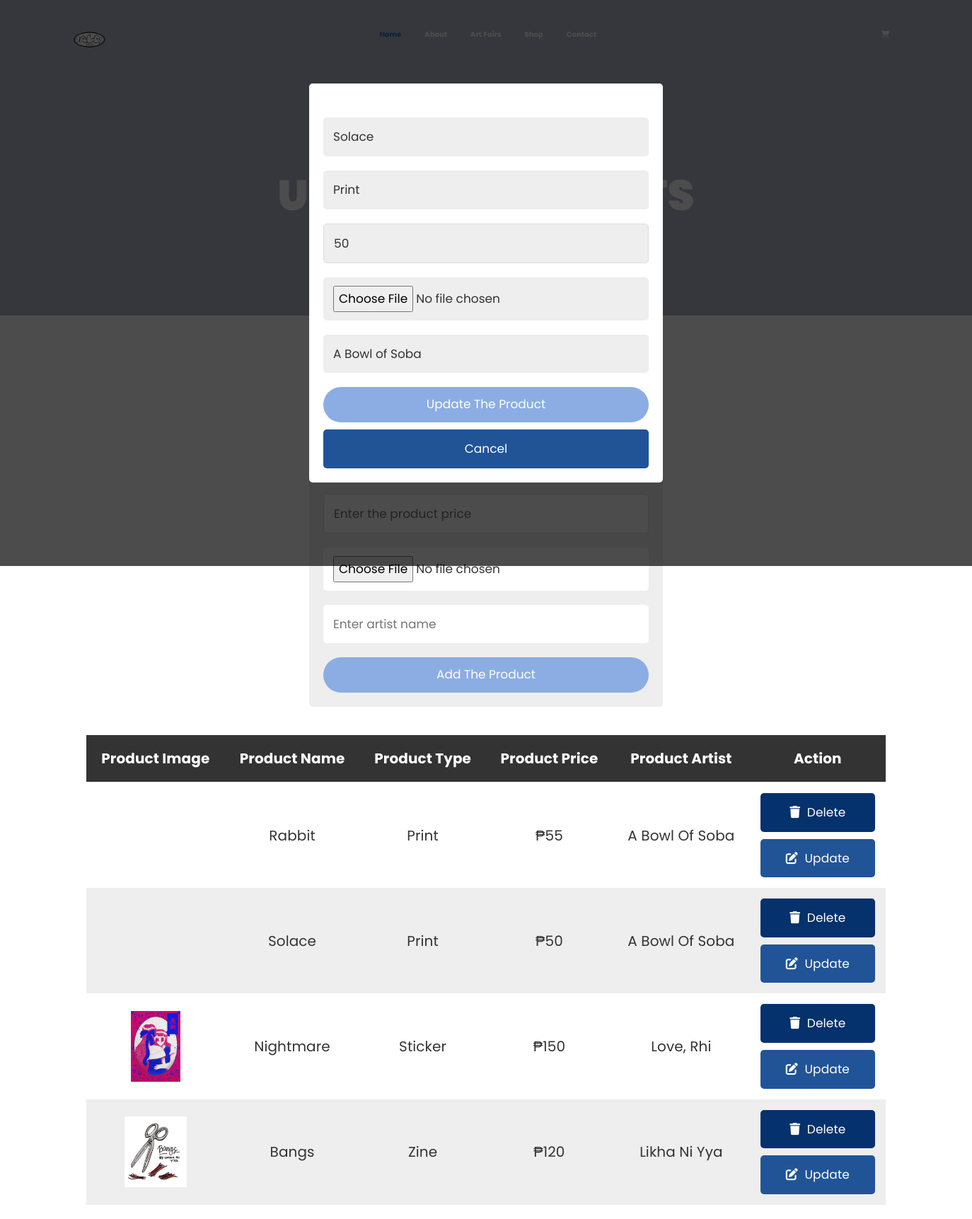
The page /admin.php?edit=15 on the database its author committed.
### tables this page shows
CREATE TABLE `products` (
  `id` int(255) NOT NULL,
  `product_name` varchar(255) NOT NULL,
  `product_type` varchar(255) DEFAULT NULL,
  `price` varchar(255) NOT NULL,
  `image` varchar(255) NOT NULL,
  `artist` varchar(255) DEFAULT NULL
);

### admin.php (the view, shortened to what this page needs)
<?php
@include 'config.php';
?>
<!DOCTYPE html>
<html lang="en">
<head>
	<link rel="stylesheet" href="https://cdn.jsdelivr.net/npm/bootstrap@4.3.1/dist/css/bootstrap.min.css">
	<link rel="stylesheet" href="assets/css/owl.carousel.css">
	<link rel="stylesheet" href="assets/css/magnific-popup.css">
	<link rel="stylesheet" href="assets/css/animate.css">
	<link rel="stylesheet" href="assets/css/meanmenu.min.css">
	<link rel="stylesheet" href="assets/css/main.css">
	<link rel="stylesheet" href="assets/css/responsive.css">
	<link rel="stylesheet" href="assets/css/lightbox/css/lightbox.min.css">
<link rel="stylesheet" href="assets/css/php.css">
</head>
<body>
	<div class="top-header-area" id="sticker">
		<div class="container">
			<div class="row">
				<div class="col-lg-12 col-sm-12 text-center">
					<div class="main-menu-wrap">
						<div class="site-logo">
							<a href="index.php">
								<img src="assets/images/logo.png" alt="">
							</a>
						</div>
						<nav class="main-menu">
							<ul>
								<li class="current-list-item"><a href="index.php">Home</a>
								</li>
								<li><a href="about.php">About</a></li>
								<li><a href="booths.php">Art Fairs</a>
								</li>
								<li><a href="shop.php">Shop</a></li>
								<li><a href="contact.php">Contact</a></li>
								<li>
									<div class="header-icons">
										<li><a class="shopping-cart" href="cart.php"><i class="fas fa-shopping-cart"></i></a>
									</div>
								</li>
							</ul>
						</nav>
					</div>
				</div>
			</div>
		</div>
	</div>
	<div class="breadcrumb-section breadcrumb-bg-about">
		<div class="container">
			<div class="row">
				<div class="col-lg-8 offset-lg-2 text-center">
					<div class="breadcrumb-text">
						<p>ADMIN ONLY</p>
						<h1>UPDATE PRODUCTS</h1>
					</div>
				</div>
			</div>
		</div>
	</div>
<div class="container">
    <section>
        <form action="" method="post" class="add-product-form" enctype="multipart/form-data">
            <h3>Add a New Product</h3>
            <input type="number" name="p_price" min="0" placeholder="Enter the product price" class="box" required>
            <input type="file" name="p_image" accept="image/png, image/jpg, image/jpeg" class="box" required>
            <input type="text" name="p_artist" placeholder="Enter artist name" class="box" required>
            <input type="submit" value="Add the product" name="add_product" class="btn">
        </form>
    </section>
<section class="display-product-table">
    <table>
        <thead>
            <th>Product Image</th>
            <th>Product Name</th>
            <th>Product Type</th>
            <th>Product Price</th>
            <th>Product Artist</th>
            <th>Action</th>
        </thead>
        <tbody>
            <?php
            $select_products = mysqli_query($conn, "SELECT * FROM `products`");
            if(mysqli_num_rows($select_products) > 0){
                while($row = mysqli_fetch_assoc($select_products)){
            ?>
            <tr>
                <td><img src="uploaded_product/<?php echo $row['image']; ?>" height="100" alt=""></td>
                <td><?php echo $row['product_name']; ?></td>
                <td><?php echo $row['product_type']; ?></td>
                <td>₱<?php echo $row['price']; ?></td>
                <td><?php echo $row['artist']; ?></td>
                <td>
                    <a href="admin.php?delete=<?php echo $row['id']; ?>" class="delete-btn" onclick="return confirm('Are you sure you want to delete this product?');"> <i class="fas fa-trash"></i> Delete </a>
                    <a href="admin.php?edit=<?php echo $row['id']; ?>" class="option-btn"> <i class="fas fa-edit"></i> Update </a>
                </td>
            </tr>
            <?php
                }
            } else {
                echo "<tr><td colspan='6' class='empty'>No product added</td></tr>";
            }
            ?>
        </tbody>
    </table>
</section>
<section class="edit-form-container">
    <?php
    if(isset($_GET['edit'])){
        $edit_id = $_GET['edit'];
        $edit_query = mysqli_query($conn, "SELECT * FROM `products` WHERE id = $edit_id");
        if(mysqli_num_rows($edit_query) > 0){
            while($fetch_edit = mysqli_fetch_assoc($edit_query)){
    ?>
    <form action="" method="post" enctype="multipart/form-data">
        <input type="text" class="box" required name="update_p_name" value="<?php echo $fetch_edit['product_name']; ?>">
        <input type="text" class="box" required name="update_p_type" value="<?php echo $fetch_edit['product_type']; ?>">
        <input type="number" min="0" class="box" required name="update_p_price" value="<?php echo $fetch_edit['price']; ?>">
        <input type="file" class="box" required name="update_p_image" accept="image/png, image/jpg, image/jpeg">
        <input type="text" class="box" required name="update_p_artist" value="<?php echo $fetch_edit['artist']; ?>">
        <input type="submit" value="Update the product" name="update_product" class="btn">
        <button type="button" id="close-edit" class="option-btn" onclick="cancelUpdate()">Cancel</button>
    </form>
    <?php
            }
        }
    }
    ?>
</section>
</div>
</body>
</html>

### assets/css/main.css (style rules this page uses)
html { font-size: 14px; font-weight: 400; line-height: 28px; height: 100%; }
body { font-family: Poppins, Arial, sans-serif; font-weight: 400; font-size: 1rem; letter-spacing: 0.1px; line-height: 1.8; color: #051922; overflow-x: hidden; }
body img { max-width: 100%; }
a { cursor: pointer; text-decoration: none; -webkit-transition: all 0.2s ease-in-out; -o-transition: all 0.2s ease-in-out; transition: all 0.2s ease-in-out; }
h1, .h1, h2, .h2, h3, .h3, h4, .h4, h5, .h5, h6, .h6 { font-family: "Poppins", sans-serif; font-weight: 700; margin: 0 0 1.25rem 0; }
h1:last-child, .h1:last-child, h2:last-child, .h2:last-child, h3:last-child, .h3:last-child, h4:last-child, .h4:last-child, h5:last-child, .h5:last-child, h6:last-child, .h6:last-child { margin: 0; }
h1, .h1 { font-size: 4rem; font-weight: 700; line-height: 4rem; }
h3, .h3 { font-size: 2rem; font-weight: 700; line-height: 2.25rem; }
p { font-family: Poppins; font-weight: 500; font-size: 1rem; letter-spacing: 0.1px; line-height: 1.8; color: #000c12; margin: 0 0 1.25rem 0; }
.breadcrumb-bg-about { background-image: url(../images/about.jpg); }
.breadcrumb-text p { color: #103d87; font-weight: 700; text-transform: uppercase; letter-spacing: 7px; font-size: 20px; }
.breadcrumb-text h1 { font-size: 60px; font-weight: 900; color: #fff; margin: 0; margin-top: 20px; }
.breadcrumb-section { padding: 150px 0; background-size: cover; background-position: center center; position: relative; z-index: 1; background-attachment: fixed; padding-top: 200px; }
.breadcrumb-section:after { position: absolute; left: 0; top: 0; width: 100%; height: 100%; content: ""; background-color: #727fa5ad; z-index: -1; opacity: 0.8; }
.top-header-area { position: absolute; z-index: 999; width: 100%; padding: 25px 0; }
nav.main-menu ul { margin: 0; padding: 0; list-style: none; }
nav.main-menu ul li { display: inline-block; }
nav.main-menu ul li a { color: #fff; font-weight: 700; display: block; padding: 15px; }
nav.main-menu ul > li { position: relative; }
nav.main-menu ul li:last-child a { display: inline-block; }
nav.main-menu > ul li:last-child { float: right; }
.site-logo { float: left; }
.site-logo img { max-width: 50px; }
.main-menu-wrap { position: relative; }
.site-logo { padding: 6px 0; }
nav.main-menu ul li.current-list-item > a { color: #3260AA; }
nav.main-menu li a { -webkit-transition: 0.3s; -o-transition: 0.3s; transition: 0.3s; }
.top-header-area { -webkit-transition: 0.3s; -o-transition: 0.3s; transition: 0.3s; }
input[type="submit"] { -webkit-transition: 0.3s; -o-transition: 0.3s; transition: 0.3s; border-radius: 50px !important; background-color: #8bade3; }
html, body { height: 100%; }
input[type="number"] { border: 1px solid #ddd; border-radius: 5px; padding: 10px; width: 100px; margin-bottom: 15px; }
thead { border-bottom: 1px solid #eee; }
.option-btn { margin-top: 30px; }
.btn { display: block; width: 100%; padding: 15px; background-color: #007bff; color: #fff; border: none; border-radius: 5px; cursor: pointer; transition: background-color 0.3s ease; }

### rows shown on the page
products: product_name "Rabbit", product_type "Print", price "55", artist "A Bowl Of Soba"
products: product_name "Solace", product_type "Print", price "50", artist "A Bowl Of Soba", update_p_name "Solace", update_p_type "Print", update_p_price "50", update_p_artist "A Bowl of Soba"
products: image (picture), product_name "Nightmare", product_type "Sticker", price "150", artist "Love, Rhi"
products: image (picture), product_name "Bangs", product_type "Zine", price "120", artist "Likha Ni Yya"
